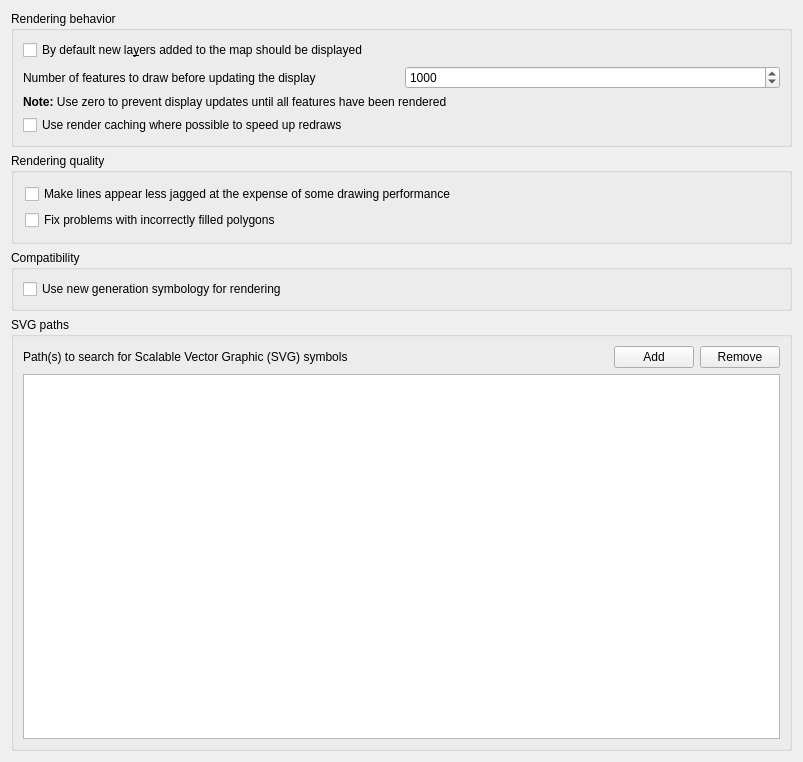
         <widget class="QWidget" name="scrollAreaWidgetContents_4">
          <property name="geometry">
           <rect>
            <x>0</x>
            <y>0</y>
            <width>803</width>
            <height>762</height>
           </rect>
          </property>
          <layout class="QGridLayout" name="gridLayout_8">
           <item row="0" column="0">
            <widget class="QGroupBox" name="groupBox_5">
             <property name="title">
              <string>Rendering behavior</string>
             </property>
             <layout class="QGridLayout">
              <item row="0" column="0">
               <widget class="QCheckBox" name="chkAddedVisibility">
                <property name="text">
                 <string>By default new la&amp;yers added to the map should be displayed</string>
                </property>
               </widget>
              </item>
              <item row="2" column="0" colspan="2">
               <widget class="QLabel" name="textLabel3">
                <property name="text">
                 <string>&lt;b&gt;Note:&lt;/b&gt; Use zero to prevent display updates until all features have been rendered</string>
                </property>
               </widget>
              </item>
              <item row="3" column="0" colspan="2">
               <widget class="QCheckBox" name="chkUseRenderCaching">
                <property name="text">
                 <string>Use render caching where possible to speed up redraws</string>
                </property>
               </widget>
              </item>
              <item row="1" column="0">
               <widget class="QLabel" name="textLabel1_6">
                <property name="text">
                 <string>Number of features to draw before updating the display</string>
                </property>
               </widget>
              </item>
              <item row="1" column="1">
               <widget class="QSpinBox" name="spinBoxUpdateThreshold">
                <property name="toolTip">
                 <string>Map display will be updated (drawn) after this many features have been read from the data source</string>
                </property>
                <property name="maximum">
                 <number>1000000</number>
                </property>
                <property name="value">
                 <number>1000</number>
                </property>
               </widget>
              </item>
             </layout>
            </widget>
           </item>
           <item row="1" column="0">
            <widget class="QGroupBox" name="groupBox_8">
             <property name="title">
              <string>Rendering quality</string>
             </property>
             <layout class="QVBoxLayout">
              <property name="margin">
               <number>11</number>
              </property>
              <item>
               <widget class="QCheckBox" name="chkAntiAliasing">
                <property name="text">
                 <string>Make lines appear less jagged at the expense of some drawing performance</string>
                </property>
               </widget>
              </item>
              <item>
               <widget class="QCheckBox" name="chkUseQPixmap">
                <property name="text">
                 <string>Fix problems with incorrectly filled polygons</string>
                </property>
               </widget>
              </item>
             </layout>
            </widget>
           </item>
           <item row="2" column="0">
            <widget class="QGroupBox" name="groupBox_3">
             <property name="title">
              <string>Compatibility</string>
             </property>
             <layout class="QVBoxLayout" name="verticalLayout">
              <item>
               <widget class="QCheckBox" name="chkUseSymbologyNG">
                <property name="text">
                 <string>Use new generation symbology for rendering</string>
                </property>
               </widget>
              </item>
             </layout>
            </widget>
           </item>
           <item row="3" column="0">
            <widget class="QGroupBox" name="groupBox_2">
             <property name="title">
              <string>SVG paths</string>
             </property>
             <layout class="QGridLayout">
              <item row="0" column="0">
               <widget class="QLabel" name="mSVGLabel">
                <property name="text">
                 <string>Path(s) to search for Scalable Vector Graphic (SVG) symbols</string>
                </property>
               </widget>
              </item>
              <item row="0" column="1">
               <spacer>
                <property name="orientation">
                 <enum>Qt::Horizontal</enum>
                </property>
                <property name="sizeHint" stdset="0">
                 <size>
                  <width>31</width>
                  <height>20</height>
                 </size>
                </property>
               </spacer>
              </item>
              <item row="0" column="2">
               <widget class="QPushButton" name="mBtnAddSVGPath">
                <property name="text">
                 <string>Add</string>
                </property>
               </widget>
              </item>
              <item row="0" column="3">
               <widget class="QPushButton" name="mBtnRemoveSVGPath">
                <property name="text">
                 <string>Remove</string>
                </property>
               </widget>
              </item>
              <item row="1" column="0" colspan="4">
               <widget class="QListWidget" name="mListSVGPaths"/>
              </item>
             </layout>
            </widget>
           </item>
          </layout>
         </widget>
